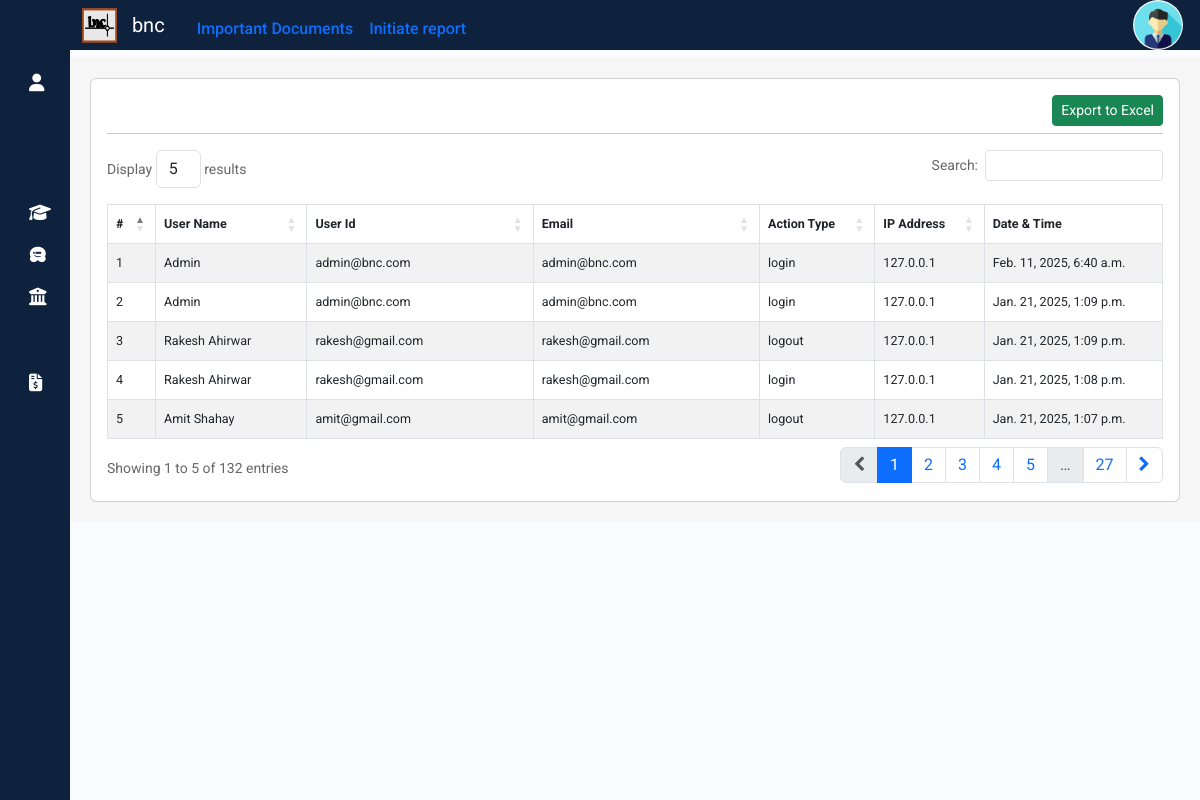
/propval/userlog, run on the app's committed database.
### propval/models.py (models this page shows, shortened)
class UserActivity(models.Model):
    user = models.ForeignKey(User, on_delete=models.DO_NOTHING,null=True)
    username=models.CharField(max_length=80,null=True)
    userdetails = models.ForeignKey(UserDetails, on_delete=models.DO_NOTHING,null=True)
    useremail=models.CharField(max_length=80,null=True)
    action_type = models.CharField(max_length=50)  # e.g. "login", "logout", "login_failed"
    timestamp = models.DateTimeField(auto_now_add=True)
    ip_address = models.GenericIPAddressField(null=True, blank=True)  # Optional

class UserDetails(models.Model):
    user = models.OneToOneField(User, on_delete=models.DO_NOTHING,null=True)
    user_email = models.EmailField(unique=True, null=True, blank=True)
    first_name = models.CharField(max_length=30, null=True, blank=True)
    last_name = models.CharField(max_length=30, null=True, blank=True)  # Allow null and blank values
    phone = models.CharField(max_length=10, null=True, blank=True)
    add1 = models.CharField(max_length=100, null=True, blank=True)
    add2 = models.CharField(max_length=100, null=True, blank=True)
    city = models.CharField(max_length=30, null=True, blank=True)
    region = models.CharField(max_length=30, null=True, blank=True)
    zip = models.CharField(max_length=6, null=True, blank=True)
    country = models.CharField(max_length=20, null=True, blank=True)
    profileimage = models.ImageField(null=True, blank=True,upload_to="profile/")
    role = models.CharField(max_length=30, null=True, blank=True)
    bankname = models.CharField(max_length=50, null=True)
    bankacno = models.CharField(max_length=20, null=True)
    bankacnoconf = models.CharField(max_length=20, null=True)
    ifsccode = models.CharField(max_length=12,null=True)

### propval/views.py (the view)
# urls.py: path('userlog',views.Userlog,name='userlog'),
def Userlog(request):
    useractivities = UserActivity.objects.all().order_by('-timestamp')
    return render(request, 'userlog.html', {'useractivities': useractivities})

### templates/userlog.html (shortened to what this page needs)
{% extends "sidebar.html" %}
{% load static %}
{% block content %}
  <div class="container my-2" style="display:block; background-color:#f6f6f6; padding:20px 20px 20px;">
    <div class="row">
      <div class="col-md-12">
        <div class="card">
          <div class="card-body">
            <a class="btn btn-success btn-sm float-end" href="/api/engcompletedreportexport">Export to Excel</a><br>
              <hr>
            <table id="userlogtable" class="table table-hover table-striped table-bordered" style="font-size: 90%;">
              <thead>
                <tr>
                  <th scope="col">#</th>
                  <th scope="col">User Name</th>
                  <th scope="col">User Id</th>
                  <th scope="col">Email</th>
                  <th scope="col">Action Type</th>
                  <th scope="col">IP Address</th>
                  <th scope="col">Date & Time</th>
                </tr>
              </thead>
              <tbody>
                {% for useractiviti in useractivities %}
                <tr {% if recrep.receptionid.priority%}  class="table-danger" {%else%} class=""{% endif %}>
                  <td scope="row">{{forloop.counter}}</td>
                  {% if useractiviti.userdetails.first_name %}
                  <td >{{useractiviti.userdetails.first_name}} {{useractiviti.userdetails.last_name}}</td>
                  {%else%}
                  <td style="color: red; font-weight: 600;" >Suspicious user</td>
                  {% endif %}
                  {% if useractiviti.user.username %}
                  <td >{{useractiviti.user.username}}</td>
                  {% else %}
                  <td >{{useractiviti.username}}</td>
                  {% endif %}
                  {% if useractiviti.user.email %}
                  <td >{{useractiviti.user.email}}</td>
                  {% else%}
                  <td >{{useractiviti.useremail}}</td>
                  {% endif %}
                  <td >{{useractiviti.action_type}}</td>
                  <td >{{useractiviti.ip_address}}</td>
                  <td >{{useractiviti.timestamp}}</td>
                </tr>
                {% endfor %}
              </tbody>
            </table>
          </div>
        </div>
      </div>
    </div>
  </div>
{% endblock %}

### propval/static/css/sidebarstyle.css (style rules this page uses)
a { text-decoration: none; }
body { font-family: 'Poppins', sans-serif; }

### reception/static/css/formstyle.css (style rules this page uses)
html, body { min-height: 100%; }
body, div, form, input, select, textarea, p { padding: 0; margin: 0; outline: none; font-family: Roboto, Arial, sans-serif; font-size: 14px; color: #666; line-height: 22px; }

### data on the page
UserActivity: userdetails.first_name "Admin", user.username "admin@bnc.com", user.email "admin@bnc.com", action_type "login", ip_address "127.0.0.1", timestamp "Feb. 11, 2025, 6:40 a.m."
UserActivity: userdetails.first_name "Admin", user.username "admin@bnc.com", user.email "admin@bnc.com", action_type "login", ip_address "127.0.0.1", timestamp "Jan. 21, 2025, 1:09 p.m."
UserActivity: userdetails.first_name "Rakesh", userdetails.last_name "Ahirwar", user.username "rakesh@gmail.com", user.email "rakesh@gmail.com", action_type "logout", ip_address "127.0.0.1", timestamp "Jan. 21, 2025, 1:09 p.m."
UserActivity: userdetails.first_name "Rakesh", userdetails.last_name "Ahirwar", user.username "rakesh@gmail.com", user.email "rakesh@gmail.com", action_type "login", ip_address "127.0.0.1", timestamp "Jan. 21, 2025, 1:08 p.m."
UserActivity: userdetails.first_name "Amit", userdetails.last_name "Shahay", user.username "amit@gmail.com", user.email "amit@gmail.com", action_type "logout", ip_address "127.0.0.1", timestamp "Jan. 21, 2025, 1:07 p.m."
